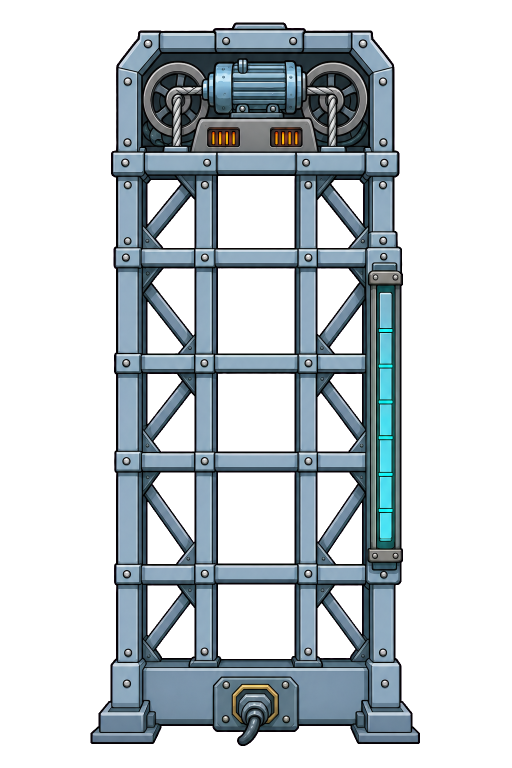
#> input picture art/gravity_battery/tower.png, 1024 x 1536 px, found by its file name (shown at 1/2 size)
$ python make_gravity_kanim.py ../art/gravity_battery
#> lines starting #> are read from the running program, lines starting #| are printed output that depends on the picture
"""Builds the gravity_battery kanim (png, build.bytes, anim.bytes) from the source art."""
import struct
import sys
from pathlib import Path

from PIL import Image

ROOT = Path(sys.argv[1])
ART = ROOT / "art/gravity_battery"
OUT = ROOT / "anim/assets/gravity_battery"
NAME = "gravity_battery"
ATLAS_SIZE = (2048, 2048)
TOWER_HEIGHT = 1200
WEIGHT_WIDTH = 200
CABLE_SIZE = (20, 400)
LED_SIZE = 24
TARGET_SIZE = 4
CABLE_TOP_Y = -947
WEIGHT_CENTER_EMPTY_Y = -306
WEIGHT_CENTER_FULL_Y = -764
LED_Y = -110
METER_FRAMES = 459
FPS = 30.0


def sdbm(text):
    value = 0
    for char in text.lower():
        value = (ord(char) + (value << 6) + (value << 16) - value) & 0xFFFFFFFF
    return value - (1 << 32) if value >= 1 << 31 else value


def fit(path, height=None, width=None):
    image = Image.open(path).convert("RGBA")
    image = image.crop(image.getchannel("A").getbbox())
    if height is not None:
        size = (round(image.width * height / image.height), height)
    else:
        size = (width, round(image.height * width / image.width))
    return image.resize(size, Image.LANCZOS)


def cable_sprite():
    concept = Image.open(ART / "concept.png").convert("RGBA")
    return concept.crop((503, 360, 523, 750)).resize(CABLE_SIZE, Image.LANCZOS)


def led_sprite(color):
    image = Image.new("RGBA", (LED_SIZE, LED_SIZE), (0, 0, 0, 0))
    pixels = image.load()
    center = (LED_SIZE - 1) / 2
    for y in range(LED_SIZE):
        for x in range(LED_SIZE):
            distance = ((x - center) ** 2 + (y - center) ** 2) ** 0.5
            if distance <= center - 3:
                pixels[x, y] = color
            elif distance <= center:
                pixels[x, y] = (20, 25, 30, 255)
    return image


class Atlas:
    def __init__(self):
        self.image = Image.new("RGBA", ATLAS_SIZE, (0, 0, 0, 0))
        self.symbols = {}
        self.cursor = (2, 2)
        self.row_height = 0

    def add(self, symbol, sprite, pivot):
        x, y = self.cursor
        if x + sprite.width + 2 > ATLAS_SIZE[0]:
            x, y = 2, y + self.row_height + 2
            self.row_height = 0
        self.image.paste(sprite, (x, y))
        self.symbols.setdefault(symbol, []).append((x, y, sprite.width, sprite.height, pivot))
        self.cursor = (x + sprite.width + 2, y)
        self.row_height = max(self.row_height, sprite.height)


def string(text):
    data = text.encode("utf8")
    return struct.pack("<i", len(data)) + data


def table(names):
    unique = sorted(set(names))
    data = struct.pack("<i", len(unique))
    for name in unique:
        data += struct.pack("<i", sdbm(name)) + string(name)
    return data


def build_bytes(atlas):
    frame_total = sum(len(frames) for frames in atlas.symbols.values())
    data = b"BILD" + struct.pack("<iii", 10, len(atlas.symbols), frame_total) + string(NAME)
    for symbol, frames in atlas.symbols.items():
        data += struct.pack("<iiiii", sdbm(symbol), sdbm(symbol), 0, 0, len(frames))
        for index, (x, y, width, height, (pivot_x, pivot_y)) in enumerate(frames):
            data += struct.pack("<iii", index, 1, 0)
            data += struct.pack("<ffff", pivot_x, pivot_y, width, height)
            data += struct.pack(
                "<ffff",
                x / ATLAS_SIZE[0],
                y / ATLAS_SIZE[1],
                (x + width) / ATLAS_SIZE[0],
                (y + height) / ATLAS_SIZE[1],
            )
    return data + table(atlas.symbols)


def element(symbol, frame=0, scale_y=1.0, x=0.0, y=0.0):
    return struct.pack("<iiii", sdbm(symbol), frame, sdbm(symbol), 0) + struct.pack(
        "<11f", 1, 1, 1, 1, 1, 0, 0, scale_y, x, y, 0
    )


def anim_entry(name, frames):
    bounds = struct.pack("<ffff", 0, -TOWER_HEIGHT / 2, 600, TOWER_HEIGHT)
    data = string(name) + struct.pack("<ifi", sdbm(name), FPS, len(frames))
    for elements in frames:
        data += bounds + struct.pack("<i", len(elements)) + b"".join(elements)
    return data


def weight_center(index):
    progress = index / (METER_FRAMES - 1)
    return WEIGHT_CENTER_EMPTY_Y + (WEIGHT_CENTER_FULL_Y - WEIGHT_CENTER_EMPTY_Y) * progress


def anim_bytes(weight_height):
    body = [element("tower"), element("meter_target"), element("logicmeter_target")]
    meter = []
    for index in range(METER_FRAMES):
        center = weight_center(index)
        cable_bottom = center - weight_height / 2 + 30
        length = cable_bottom - CABLE_TOP_Y
        meter.append([
            element("weight", y=center),
            element("cable", scale_y=length / CABLE_SIZE[1], y=(CABLE_TOP_Y + cable_bottom) / 2),
        ])
    anims = [(name, [body]) for name in ("off", "on", "working_pre", "working_loop", "working_pst", "place")]
    anims.append(("ui", [[element("ui")]]))
    anims.append(("meter", meter))
    anims.append(("logicmeter", [[element("logic_led", 0, y=LED_Y)], [element("logic_led", 1, y=LED_Y)]]))
    frame_total = sum(len(frames) for _, frames in anims)
    element_total = sum(len(frame) for _, frames in anims for frame in frames)
    data = b"ANIM" + struct.pack("<iiii", 5, element_total, frame_total, len(anims))
    data += b"".join(anim_entry(name, frames) for name, frames in anims)
    data += struct.pack("<i", 3)
    names = [name for name, _ in anims] + ["tower", "weight", "cable", "meter_target", "logicmeter_target", "logic_led"]
    return data + table(names)


def main():
    OUT.mkdir(parents=True, exist_ok=True)
    tower = fit(ART / "tower.png", height=TOWER_HEIGHT)
#> in fit, image is the input picture: PIL image 1024x1536 RGBA; mean R, G, B, A 190.2, 46.2, 199.5, 94.6
#> in fit, `image = image.crop(image.getchannel("A").getbbox())`:
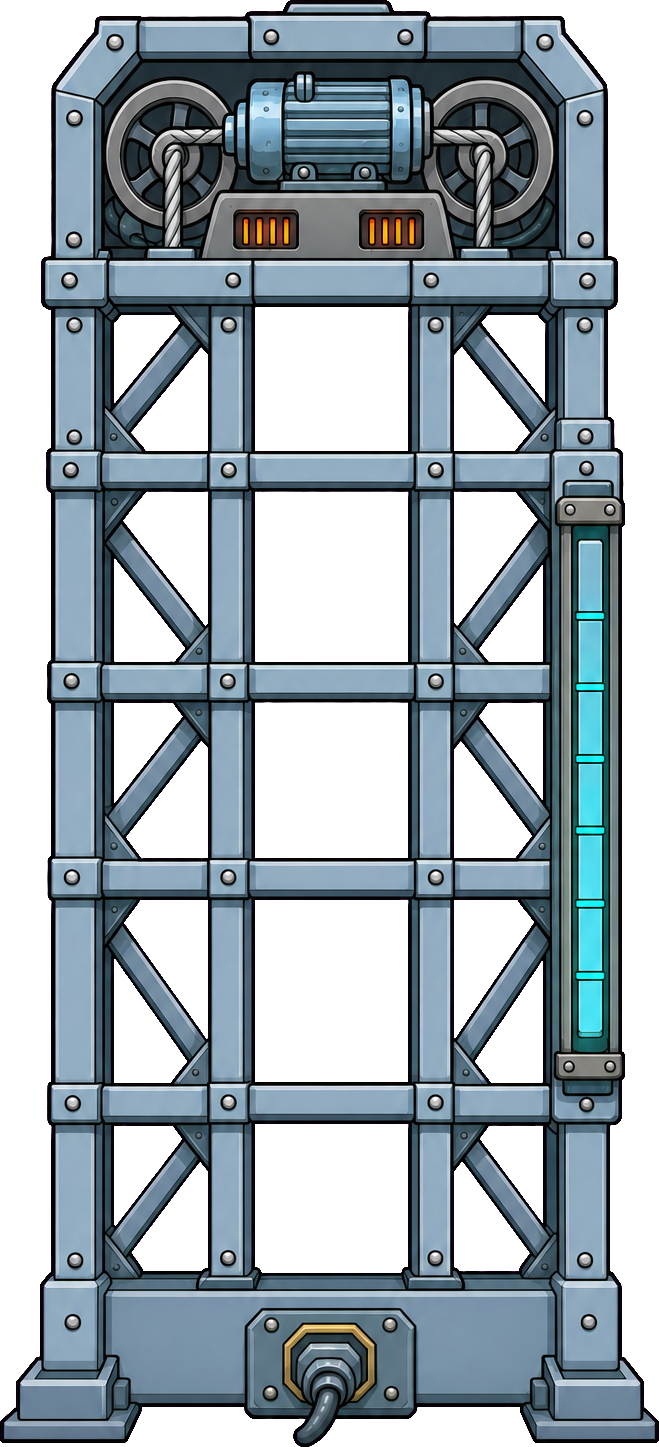
#> image: PIL image 659x1447 RGBA; mean R, G, B, A 153.3, 73, 171.5, 156; transparent parts drawn white
    weight = fit(ART / "weight.png", width=WEIGHT_WIDTH)
#> call 2 of fit, with width = 200
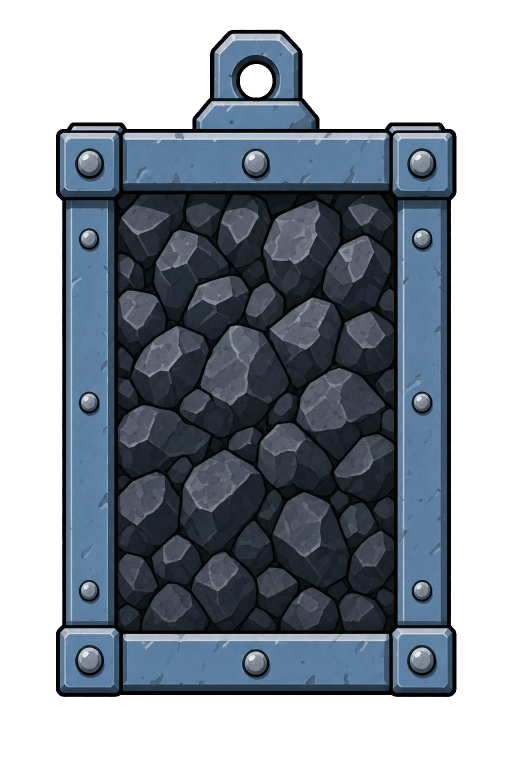
#> input picture art/gravity_battery/weight.png, 1024 x 1536 px, found by its file name (shown at 1/2 size)
#> in fit, image is the input picture: PIL image 1024x1536 RGBA; mean R, G, B, A 137.8, 46.6, 154.8, 149.9
#> in fit (call 2), `image = image.crop(image.getchannel("A").getbbox())`:
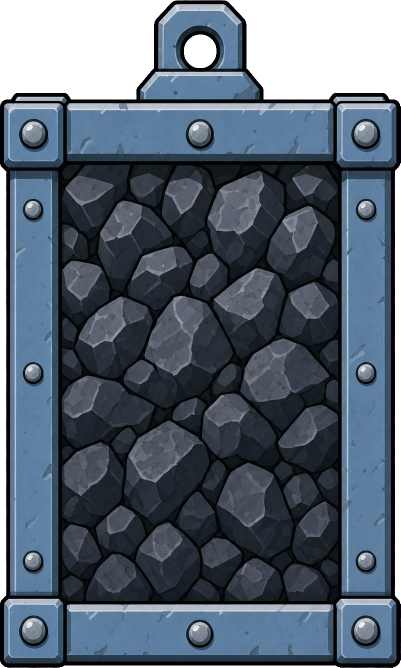
#> image: PIL image 801x1335 RGBA (shown at 1/2 size); mean R, G, B, A 87.1, 67.1, 112.9, 220.5; transparent parts drawn white
    atlas = Atlas()
#> in __init__, `self.image = Image.new("RGBA", ATLAS_SIZE, (0, 0, 0, 0))`: self.image: PIL image 2048x2048 RGBA; every value is 0
    atlas.add("tower", tower, (0.0, -TOWER_HEIGHT / 2))
    atlas.add("ui", tower, (0.0, -TOWER_HEIGHT / 2))
#> call 2 of add, with symbol = 'ui', pivot = (0, -600)
#> in add (call 2), `self.image.paste(sprite, (x, y))`:
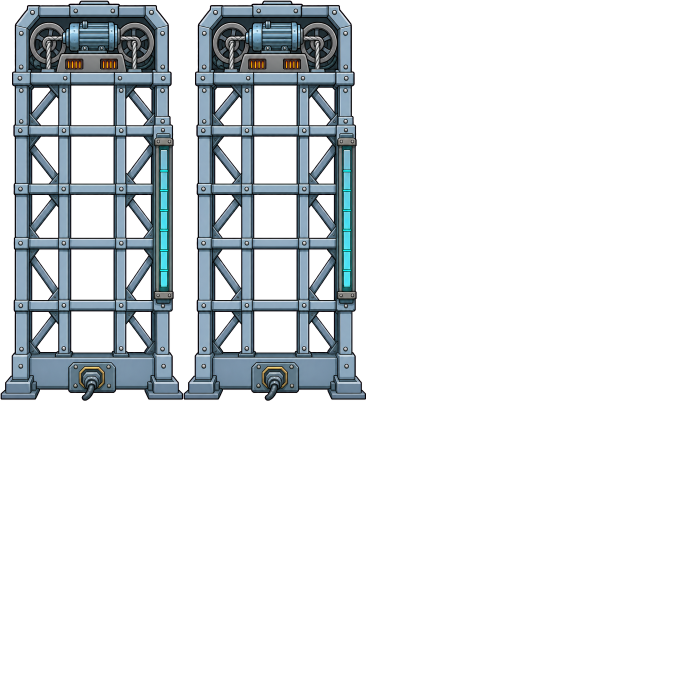
#> self.image: PIL image 2048x2048 RGBA (shown at 1/3 size); mean R, G, B, A 18.5, 22.3, 24.7, 48.8; transparent parts drawn white
    atlas.add("weight", weight, (0.0, 0.0))
    atlas.add("cable", cable_sprite(), (0.0, 0.0))
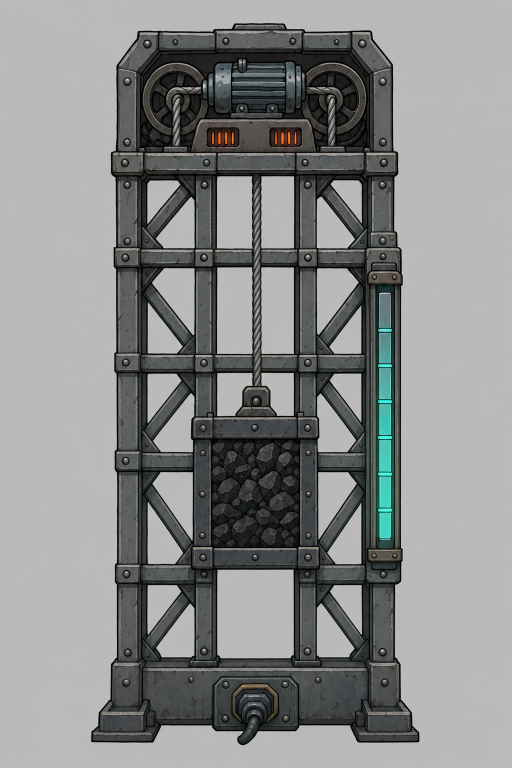
#> input picture art/gravity_battery/concept.png, 1024 x 1536 px, found by its file name (shown at 1/2 size)
#> in cable_sprite, `return concept.crop((503, 360, 523, 750)).resize(CABLE_SIZE, Image.LAN..`:
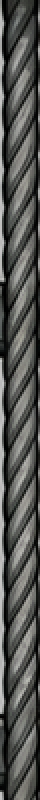
#> returned value: PIL image 20x400 RGBA (shown 2 times larger); mean R, G, B, A 82.2, 83.1, 80.3, 255
    target = Image.new("RGBA", (TARGET_SIZE, TARGET_SIZE), (0, 0, 0, 0))
    atlas.add("meter_target", target, (0.0, 0.0))
    atlas.add("logicmeter_target", target, (0.0, 0.0))
    atlas.add("logic_led", led_sprite((225, 70, 60, 255)), (0.0, 0.0))
#> in led_sprite, `image = Image.new("RGBA", (LED_SIZE, LED_SIZE), (0, 0, 0, 0))`: image: PIL image 24x24 RGBA; every value is 0
    atlas.add("logic_led", led_sprite((95, 220, 90, 255)), (0.0, 0.0))
#> in add (call 8), `x, y = self.cursor`: x = 1362
#> in add (call 8), `self.image.paste(sprite, (x, y))`:
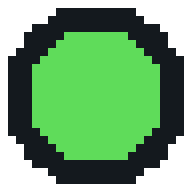
#> sprite: PIL image 24x24 RGBA (shown 8 times larger); mean R, G, B, A 42.3, 90.8, 43.8, 180.6; transparent parts drawn white
#> in add (call 8), `self.cursor = (x + sprite.width + 2, y)`: self.cursor = (1388, 2)
    atlas.image.save(OUT / f"{NAME}.png")
    (OUT / f"{NAME}_build.bytes").write_bytes(build_bytes(atlas))
#> in build_bytes, `frame_total = sum(len(frames) for frames in atlas.symbols.values())`: frame_total = 8
#> the loop in build_bytes, `for symbol, frames in atlas.symbols.items():` made 7 passes
#> (symbol, frames) on passes 1 to 7: ('tower', [(2, 2, 547, 1200, (0, -600))]), ('ui', [(551, 2, 547, 1200, (0, -600))]), ('weight', [(1100, 2, 200, 333, (0, 0))]), ('cable', [(1302, 2, 20, 400, (0, 0))]), ('meter_target', [(1324, 2, 4, 4, (0, 0))]), ('logicmeter_target', [(1330, 2, 4, 4, (0, 0))]), ('logic_led', [(1336, 2, 24, 24, (0, 0)), (1362, 2, 24, 24, (0, 0))])
#> in table, `unique = sorted(set(names))`: unique = ['cable', 'logic_led', 'logicmeter_target', 'meter_target', 'tower', 'ui', 'weight']
#> the loop in table, `for name in unique:` made 7 passes
    (OUT / f"{NAME}_anim.bytes").write_bytes(anim_bytes(weight.height))
    print("tower", tower.size, "weight", weight.size)
#| tower (547, 1200) weight (200, 333)


main()
